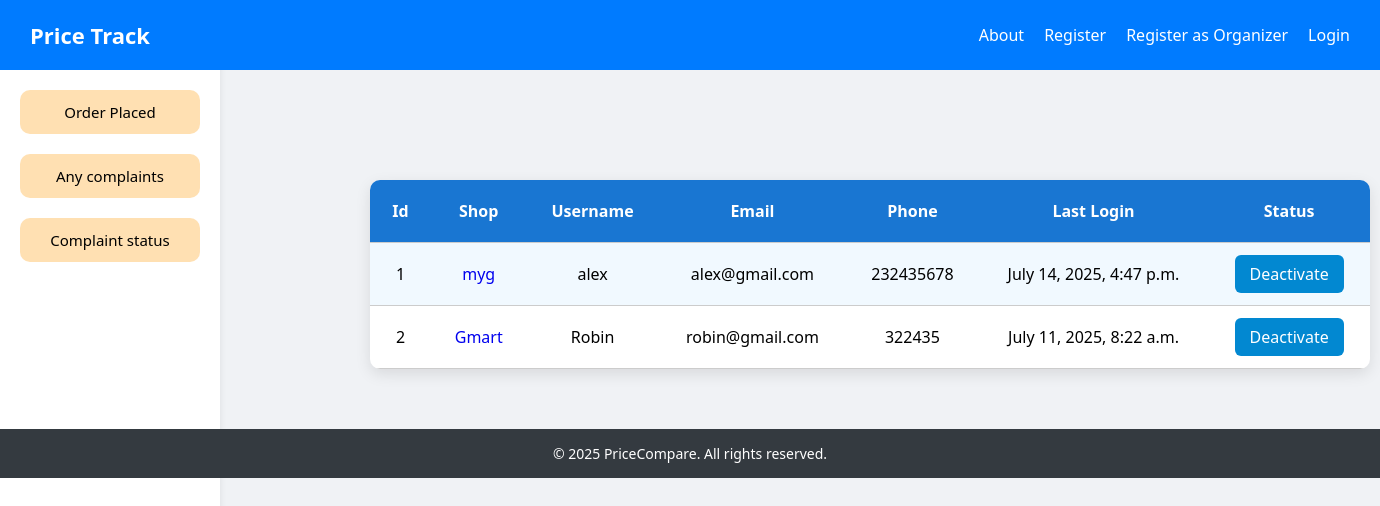
Page /product/viewShopowner/ on the earlier database version.
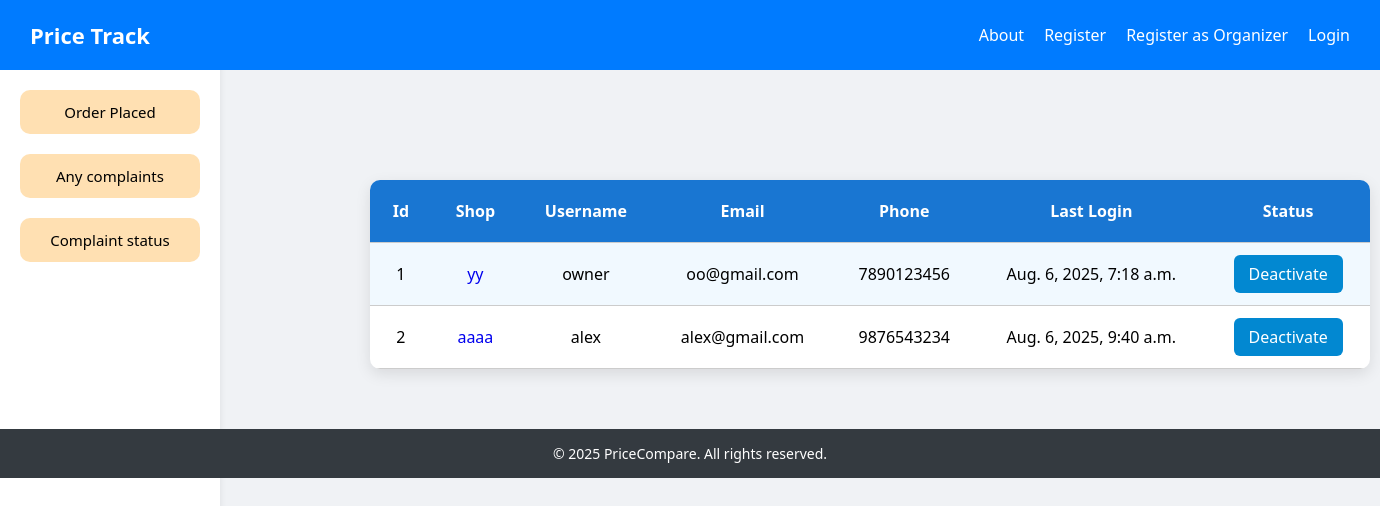
Same page on the later database version.
### users/models.py (models this page shows)
class Register(AbstractUser):
    name=models.CharField(max_length=40,null=True)
    address=models.CharField(max_length=200,null=True)
    phone=models.IntegerField(null=True)
    approved=models.BooleanField(default=False)
    shopname=models.CharField(max_length=20,null=True)
    licensenumber=models.IntegerField(null=True)
    image=models.ImageField(upload_to='image/',null=True)
    district=models.CharField(max_length=100,null=True)
    place=models.CharField(max_length=255,null=True)
    role=models.CharField(max_length=20,default="admin")

### products/views.py (the view)
# urls.py: path('viewShopowner/',views.viewShopowner,name='viewShopowner'),
def viewShopowner(request):
    users = Register.objects.filter(role = 'retailer')
    return render(request,'viewShopowner.html',{'users':users})

### products/templates/viewShopowner.html (shortened to what this page needs)
{% extends 'layout.html' %}
{% load static %}
{% block extra_head %}
<link rel="stylesheet" href="{% static 'products\viewShopowner.css' %}">
{% endblock %}
{% block content %}
{% include 'side.html' %}
<div class="main">
<table>
  <tr>
    <th>Id</th>
    <th>Shop</th>
    <th>Username</th>
    <th>Email</th>
    <th>Phone</th>
    <th>Last Login</th>
    <th>Status</th>
  </tr>
  {% for user in users %}
  <tr>
    <td>{{ forloop.counter }}</td>
    <td><a href="{% url 'allproduct' user.id %}" class="sname">{{user.shopname}}</a></td>
    <td>{{ user.username }}</td>
    <td>{{ user.email }}</td>
    <td>{{ user.phone }}</td>
    <td>{{ user.last_login }}</td>
    <td>
      {% if not user.is_active %}
        <a class="button-link" href="{% url 'active' user.id %}">Activate</a>
      {% else %}
        <a class="button-link" href="{% url 'deactive' user.id %}">Deactivate</a>
      {% endif %}
    </td>
  </tr>
  {% endfor %}
</table>
</div>
{% endblock %}

Differences in the rows shown:
no longer on this page (row edited): Register: shopname "myg", username "alex", email "alex@gmail.com", phone "232435678", last_login "July 14, 2025, 4:47 p.m.", is_active "Deactivate"
no longer on this page (row edited): Register: shopname "Gmart", username "Robin", email "robin@gmail.com", phone "322435", last_login "July 11, 2025, 8:22 a.m.", is_active "Deactivate"
now on this page (row edited): Register: shopname "yy", username "owner", email "oo@gmail.com", phone "7890123456", last_login "Aug. 6, 2025, 7:18 a.m.", is_active "Deactivate"
now on this page (row edited): Register: shopname "aaaa", username "alex", email "alex@gmail.com", phone "9876543234", last_login "Aug. 6, 2025, 9:40 a.m.", is_active "Deactivate"
